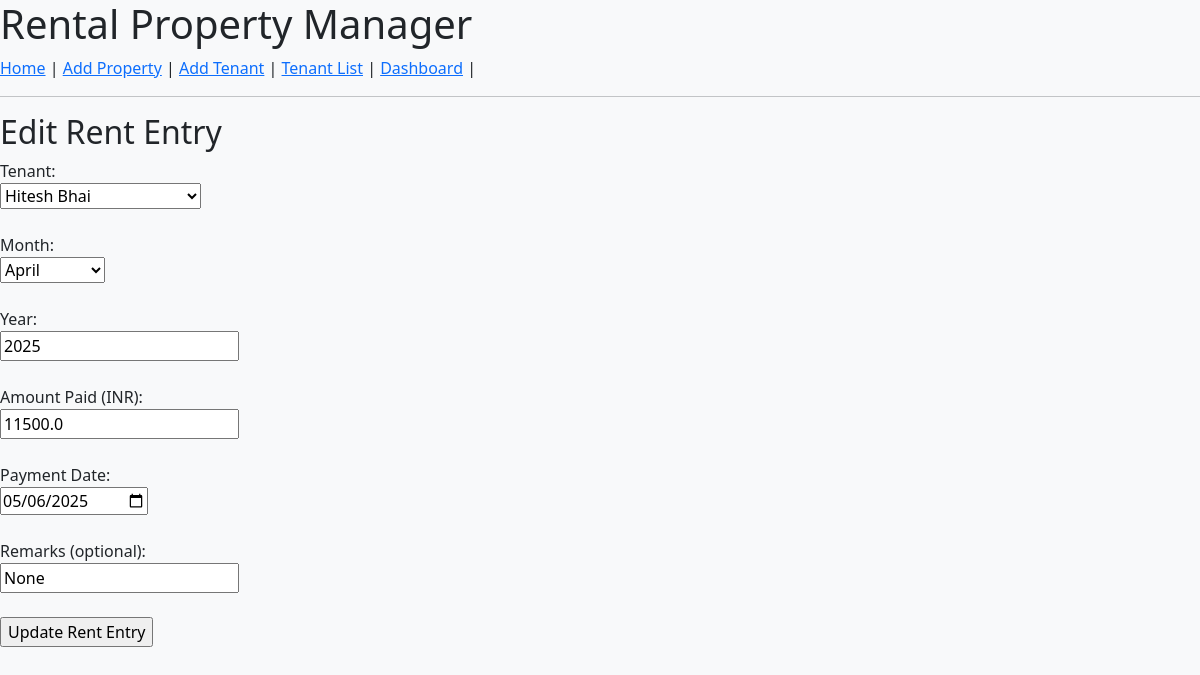
The page /edit-rent/1 (signed in) on the database its author committed.
### mainapp/models.py (models this page shows)
class Rent(db.Model):
    id = db.Column(db.Integer, primary_key=True)  # Unique ID
    tenant_id = db.Column(db.Integer, db.ForeignKey('tenant.id'), nullable=False)  # Link to tenant
    month = db.Column(db.String(20), nullable=False)  # e.g., "January"
    year = db.Column(db.Integer, nullable=False)
    amount_paid = db.Column(db.Float, nullable=False)  # Amount received
    payment_date = db.Column(db.Date, nullable=False, default=date.today)  # Date of rent payment
    remarks = db.Column(db.String(200))  # Optional notes
    tenant = db.relationship('Tenant', backref=db.backref('rents', lazy=True))

class Tenant(db.Model):
    id = db.Column(db.Integer, primary_key=True)         # Primary key for the Tenant table
    name = db.Column(db.String(100), nullable=False)                     # Tenant's name
    contact = db.Column(db.String(20), nullable=False)                  # Contact details (phone or email)
    business_type = db.Column(db.String(100), nullable=True)            # Business type (for commercial tenants)
    lease_start = db.Column(db.Date, nullable=True)               # Lease start date
    lease_end = db.Column(db.Date, nullable=True)                 # Lease end date
    rent = db.Column(db.Float, nullable=False)                           # Monthly rent amount
    deposit = db.Column(db.Float, nullable=True)                        # Security deposit
    property_id = db.Column(db.Integer, db.ForeignKey('property.id'), nullable=False)  # Foreign key linked to Property
    property = db.relationship("Property", backref="tenants", lazy=True)

### mainapp/routes.py (the view, shortened to what this page needs)
@app_routes.route("/edit-rent/<int:rent_id>", methods=["GET", "POST"])
@login_required
def edit_rent(rent_id):
    rent = Rent.query.get_or_404(rent_id)  # Fetch the rent record by ID or return 404
    tenants = Tenant.query.all()  # Fetch tenants to populate dropdown
    return render_template("edit_rent.html", rent=rent, tenants=tenants)

### templates/edit_rent.html (shortened to what this page needs)
{% extends 'base.html' %}
{% block content %}
<h2>Edit Rent Entry</h2>
<form method="POST">
    <label>Tenant:</label><br>
    <select name="tenant_id" required>
        {% for tenant in tenants %}
            <option value="{{ tenant.id }}" {% if tenant.id == rent.tenant_id %}selected{% endif %}>
                {{ tenant.name }}
            </option>
        {% endfor %}
    </select><br><br>
    <label>Month:</label><br>
    <select name="month" required>
        {% for m in ['January', 'February', 'March', 'April', 'May', 'June', 'July', 'August',
                     'September', 'October', 'November', 'December'] %}
            <option value="{{ m }}" {% if m == rent.month %}selected{% endif %}>{{ m }}</option>
        {% endfor %}
    </select><br><br>
    <label>Year:</label><br>
    <input type="number" name="year" value="{{ rent.year }}" required><br><br>
    <label>Amount Paid (INR):</label><br>
    <input type="number" name="amount_paid" value="{{ rent.amount_paid }}" required><br><br>
    <label>Payment Date:</label><br>
    <input type="date" name="payment_date" value="{{ rent.payment_date }}" required><br><br>
    <label>Remarks (optional):</label><br>
    <input type="text" name="remarks" value="{{ rent.remarks }}"><br><br>
    <input type="submit" value="Update Rent Entry">
</form>
{% endblock %}

### rows shown on the page
Rent: tenant_id "Hitesh Bhai", month "April", year "2025", amount_paid "11500.0", payment_date "05/06/2025", remarks "None"
